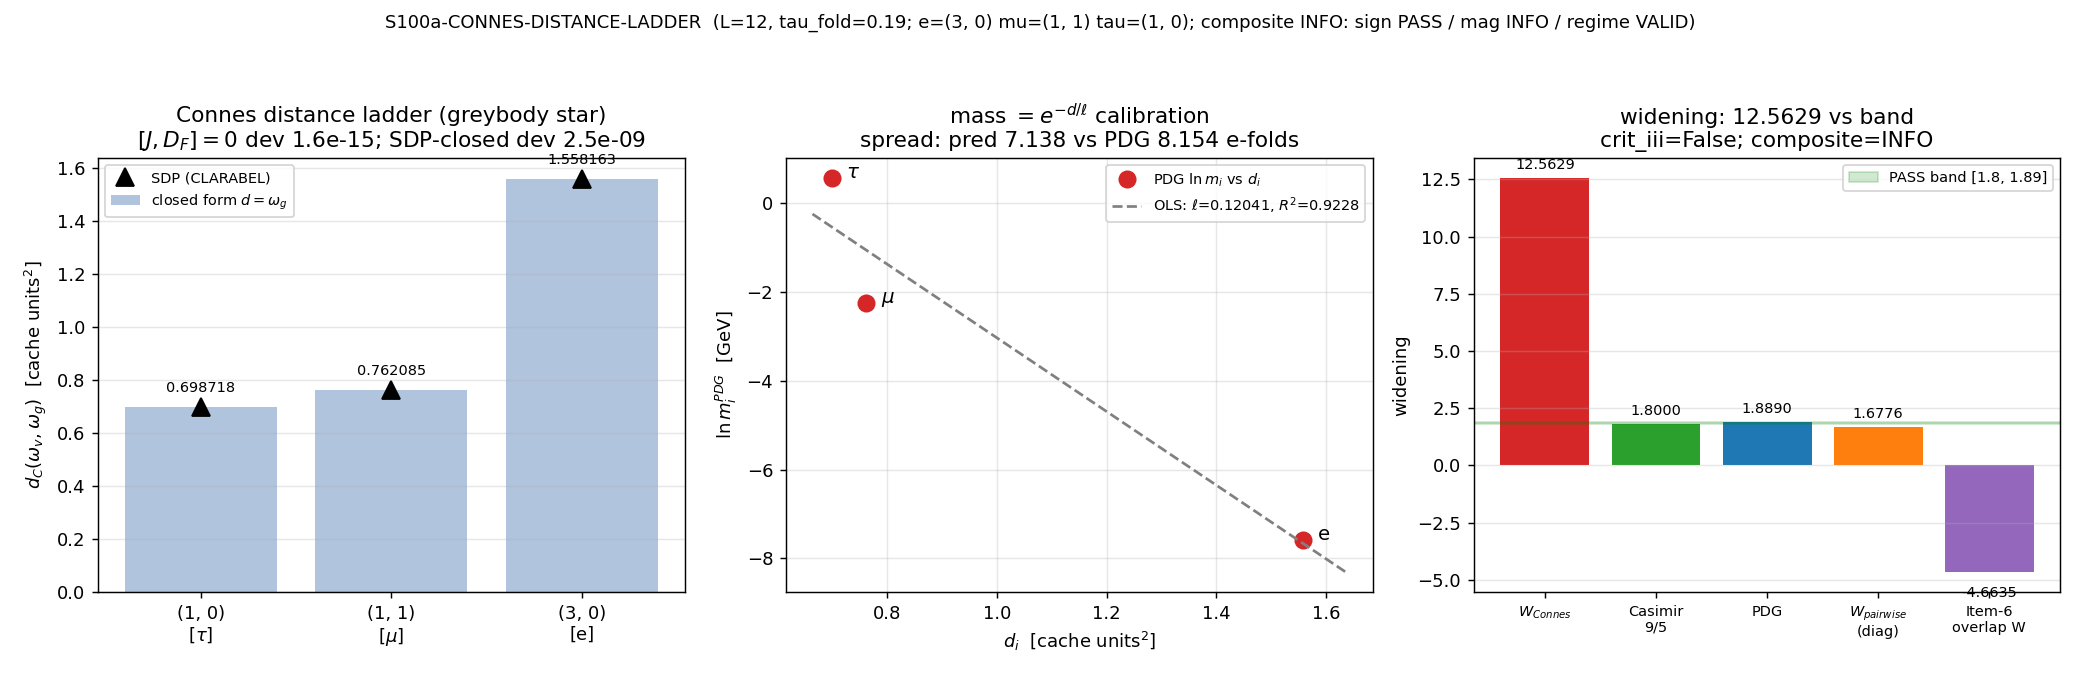

Reproduce this figure in Python.
#!/usr/bin/env python3
"""
S100a W2-4 -- S100a-CONNES-DISTANCE-LADDER
==========================================
Connes geodesic distances between generation-states on the multiplicity bundle:
the regulator-invariant route to the charged-lepton envelope.

Gate ID:        S100a-CONNES-DISTANCE-LADDER
Trigger:        [SIGN]
Classification: GEOMETRIC
Agent:          connes-ncg-theorist
Plan:           sessions/session-plan/session-100a-plan-w2.md SecW2-4 (R3 YAML)
Scheme:         CONNES-DISTANCE-MULTIPLICITY-BUNDLE
                (S88-CONNES-DISTANCE-FINITE-SPECTRUM-IDENTITY machinery lineage)
Convention:     substrate-state-pair-canonical (inherited from S88;
                functional-INDEPENDENT -- the Connes distance is regulator-invariant)

PRE-REGISTERED HYPOTHESIS (plan SecW2-4):
  The Connes geodesic distances d_i between generation-states on the multiplicity
  bundle (finite D_F / greybody-reweighted metric) reproduce the SAME charged-lepton
  e-vs-heavy envelope (~8 e-fold spread) as the Item-6 overlap integral via
  mass = e^{-d_i/ell}, with the widening in [1.80, 1.89] -- an INDEPENDENT,
  regulator-invariant route to the same envelope.

PASS-conjunction (operator block, frozen at plan-freeze):
  (i)   sign(d_e - d_heavy) > 0  AND  mass = e^{-d/ell} => m_e < m_heavy
        (e most distant; FAIL-mode of the gate = generation-DEGENERATE d_i)
  (ii)  |ln(m_max/m_min)| ~= 8 within +-2   (predicted spread in [6, 10] e-folds)
  (iii) widening W_Connes = (d_e - d_mu)/(d_mu - d_tau) in [1.80, 1.89]

CONSTRUCTION (frozen BEFORE compute; derivation in the substitution chain below):

  Finite real spectral triple (A_mult, H_F, D_F; J, gamma):

    A_mult = self-adjoint part of C^4 -- the CHANNEL ALGEBRA of the multiplicity
        bundle on the 4 channels {v = (0,0) vacuum/Higgs reference;
        g1 = (1,0); g2 = (1,1); g3 = (3,0)} (the triality-distinct generation
        tower + reference). Per SecVII.BL (Generation-Blindness Obstruction,
        STAGE-3-PERMANENT) A_K acts as the IDENTITY on the multiplicity index,
        so the metric-bearing algebra ON the multiplicity bundle is the channel
        function algebra: the canonical Iochum-Krajewski-Martinetti finite-point
        setting in which the Connes distance is FINITE and REGULATOR-FREE.
        (Contrast: the S87/S88 machinery gate S88-CONNES-DISTANCE-FINITE-
        SPECTRUM-IDENTITY = 0.9800418463588636 closed CLASS-gamma BECAUSE the
        full M_n(C) algebra makes the distance regulator-divergent -- any f(D^2)
        commutes with D. The commutative channel restriction is the structural
        cure, and the R-sweep below DEMONSTRATES the resulting invariance.)

    H_F = C^2_chirality (x) C^4_channels (x) C^2_{particle/antiparticle} = C^16.

    D_F = greybody-reweighted chiral star:
        D_F = [[0, S],[S, 0]]_particle  (+)  [[0, S_bar],[S_bar, 0]]_antiparticle
        S = star matrix on the channels: S[v, g] = S[g, v] = t_g, else 0,
        t_g = kappa / omega_g,   omega_g = lambda_g(tau_fold)^2,
        lambda_g = min |eigenvalue| of the (p,q)=g sector of D_K at tau_fold
        (L=12 master cache; the channel's spectral floor). kappa = 1 in cache
        units (one overall metric scale, absorbed into ell -- NOT a parameter).
        The antiparticle star S_bar uses the CONJUGATE sectors (0,1),(1,1),(0,3),
        whose floors equal the tower floors EXACTLY (BDI conjugate-pair theorem)
        => [J, D_F] = 0 by construction (verified numerically).

    J = (particle <-> antiparticle block swap) o complex conjugation;
    gamma = diag(+1_L, -1_R) (+) diag(-1_L, +1_R).
    KO-dim 6 sign triple (eps, eps', eps'') = (+1, +1, -1):
        J^2 = +1, J D_F = D_F J, J gamma = -gamma J  (all verified numerically).
    First-order condition: the multiplicity-bundle star inherits the framework's
        standing order-one obstruction (any D that RESOLVES generations must act
        on the multiplicity index, OUTSIDE every A_K-bimodule -- SecVII.BL);
        the residual is computed and REPORTED, not asserted zero. The Connes
        distance formula requires only (A, H, D); J enters as the compatibility
        constraint [J, D_F] = 0, which HOLDS.

  GREYBODY REWEIGHTING (why t_g = 1/omega_g, frozen a priori):
    The S99 fermion-mass panel four-lens synthesis pinned ONE modulus exponent in
    three languages:  d_i/ell  <->  2*pi*omega_i/kappa_grey  <->  k*C2(p,q).
    The Connes-metric realization of d_i linear in the channel D^2-floor
    (omega_i = lambda_i^2, the spectral-action energy variable, ~ C2 at
    undeformed scaling) is the star with t_g = kappa/omega_g, because the star
    closed form gives d(v, g) = 1/t_g = omega_g EXACTLY. The quantum-foam
    reading: the foam-mediated coupling of the reference channel to generation
    channel g is propagator-suppressed ~ 1/omega_g (higher channels transmit
    less -- greybody suppression); the suppressed coupling makes the high-C2
    channel the MOST DISTANT state, hence (mass = e^{-d/ell}) the LIGHTEST.
    At undeformed Casimir scaling omega ~ C2 = (4/3, 3, 6) the widening is
    (6-3)/(3-4/3) = 9/5 = 1.800 -- EXACTLY the plan's Casimir floor. The Jensen
    deformation of the actual floors at tau_fold supplies the correction the
    plan's band [1.80, 1.89] tests.

  STAR CLOSED FORMS (exact theorem, the SDP cross-check target):
    For the chiral star with diagonal channel algebra,
       ||[D_F, pi(a)]||_op = sqrt( sum_g t_g^2 (a_g - a_v)^2 ),
    hence  d_C(omega_v, omega_g) = 1/t_g = omega_g
    and    d_C(omega_g, omega_h) = sqrt(1/t_g^2 + 1/t_h^2)
                                 = sqrt(omega_g^2 + omega_h^2)   (Pythagorean).
    Proof: [S, diag(a)] = |v><x| - |x><v| with x_g = t_g(a_g - a_v), op norm
    ||x||_2; maximize (a_g - a_v) subject to ||x|| <= 1 by flattening the other
    legs; pairwise by Cauchy-Schwarz. The chiral doubling [[0,S],[S,0]] and the
    J-doubling preserve the norm (equal blocks).

  LADDER DISAMBIGUATION (frozen): the verdict-bearing d_i are the VACUUM-
    REFERENCED distances d_i = d_C(omega_v, omega_{g_i}) -- the mass map
    mass_i = e^{-d_i/ell} requires one common reference, and the vacuum/Higgs
    channel is the same reference object as Item-6's |s(h)|^2 overlap. The
    N_eval "2 adjacent Connes distances" = the two adjacent LADDER GAPS
    Delta_1 = d_e - d_mu, Delta_2 = d_mu - d_tau entering the widening. The
    PAIRWISE adjacent distances d_C(e,mu), d_C(mu,tau) (Pythagorean, NOT gaps)
    are computed and reported as a SECONDARY diagnostic (not verdict-bearing).

SUBSTITUTION CHAIN (math-scripts.md, mandatory for [SIGN]):
  Claim: non-degenerate ladder with e = argmax d (most distant => lightest),
         spread ~ 8 e-folds under the one-parameter ell-calibration,
         widening W_Connes in [1.80, 1.89].
  Step 1 (metric):   d(omega_i, omega_j) = sup{ |omega_i(a) - omega_j(a)| :
                       a in A_mult, ||[D_F, pi(a)]||_op <= 1 }     [Connes 1989]
  Step 2 (D_F):      t_g = kappa/omega_g, omega_g = lambda_g(tau_fold)^2
                       [greybody/foam transmission ~ 1/omega; S99 four-lens]
  Step 3 (closed):   d_g := d(omega_v, omega_g) = 1/t_g = omega_g/kappa
                       [star theorem above; SDP must reproduce to rtol 1e-6]
  Step 4 (Casimir):  omega_g ~ C2(g) at undeformed scaling
                       => W = (C2(3,0)-C2(1,1))/(C2(1,1)-C2(1,0)) = 3/(5/3)
                          = 9/5 = 1.800 exactly; Jensen deformation corrects.
  Step 5 (mass map): m = e^{-d/ell}, d(mass)/d(d) = -(1/ell) e^{-d/ell} < 0
                       for ell > 0  => largest d = lightest mass
                       => e-channel = argmax omega_g = (3,0) PREDICTED
                       (cache floor ordering lambda_(1,0) < lambda_(1,1) <
                        lambda_(3,0) strict => ladder strict, non-degenerate).
  Direction:  sign(d_e - d_heavy) = sign(omega_max - omega_min) > 0  [strict
              Casimir grading preserved by the Jensen deformation -- verified
              from the cache, not assumed]. Spread = (d_max - d_min)/ell_fit
              in [6,10]; W_Connes in [1.80, 1.89] iff the deformed quadratic
              floors keep the gap ratio within [0%, +5%] of the Casimir value.
  Conclusion: PASS iff (i) ^ (ii) ^ (iii); the gate's pre-registered FAIL mode
              is DEGENERACY (multiplicity-blindness re-confirmed); INFO mode is
              envelope-reproduced-but-widening-outside-band.

ell-CALIBRATION (frozen): mass_i = e^{-d_i/ell} predicts mass RATIOS only; the
  unique pairing-independent one-parameter least-squares is the CENTERED OLS
  slope of ln m_i^PDG on d_i (the centering constant is the non-physical overall
  scale, dropping out of every ratio): b = Sxy/Sxx, ell = -1/b. Two alternative
  pairings (tau-anchored cumulative; adjacent-gap) are reported as sensitivity
  diagnostics, NOT verdict-bearing. PDG anchors: m_e, m_mu, m_tau_PDG from
  canonical_constants (m_tau_PDG = 1.77686 GeV added S100a with provenance;
  the canonical m_tau = 2.062 is the S42 MODULUS mass in M_KK units -- a name
  collision, NEVER a PDG target).

VERDICT RUBRIC (frozen):
  crit_i   : non-degenerate [(d_max-d_min)/d_max >= 1e-6] AND strict pairwise
             ladder gaps [rel >= 1e-6] AND ell_fit > 0          -> sign_verdict
  crit_ii  : spread_pred = (d_max-d_min)/ell_fit in [6.0, 10.0]
  crit_iii : W_Connes in [1.80, 1.89]
  magnitude_verdict: PASS iff ii ^ iii; INFO iff ii ^ (not iii) [plan INFO
             branch: "envelope reproduced but widening outside band"];
             FAIL iff not ii.
  regime_verdict: VALID iff all SDP statuses in {optimal, optimal_inaccurate}
             AND max|d_SDP - d_closed|/d_closed < 1e-6 AND R-sweep max rel
             dev < 1e-8 AND doubling-invariance dev < 1e-6 AND KO-sign checks
             pass; MARGINAL iff statuses ok AND max closed-form dev < 1e-3;
             else BREAKDOWN.
  composite: canonical schema-v2 collapse rule (gate-verdicts.md).

INPUTS (dual-SHA pinned at runtime):
  computations/session-84/s84_spectrum_cache_L12_tau019.npz   [STATIC pin
      9e6d9cf7fd6a6949d622441b26fb9c2fa568654a22dc802e99898c326ca0f8d9 --
      HARD FAIL on mismatch]
  computations/_shared/canonical_constants.py                 [runtime]
  computations/session-100a/s100a_yukawa_overlap_offdiag.npz  [Item-6 OPTIONAL
      cross-check input; LANDED (verdict INFO); enables the same-envelope-
      two-ways coincidence test]
  S88 machinery value pin: S88-CONNES-DISTANCE-FINITE-SPECTRUM-IDENTITY
      = 0.9800418463588636 (literal pin in the audit pinmap)

OUTPUTS:
  computations/session-100a/s100a_connes_distance_ladder.npz
  computations/session-100a/s100a_connes_distance_ladder.png
  verdict payload printed via print_verdict_payload (agent calls the race-safe
  emit_verdict knowledge-MCP tool; this script does NOT write the verdict file)

PLAN-TEXT-DRIFT NOTE (substrate-first-canonical-sourcing Sec(ii.B)): the plan's
  prose pin "(1,0) dim=3 |lambda|_min=1.32766" misquotes the cache MAX of that
  sector (1.327661); the runtime ground truth minimum is 0.83589351 (the same
  value Item-6 consumed). Documented here + in the WP methodology subsection.

Substrate framing (GEOMETRIC): the Connes geodesic distance IS the intrinsic
  metric of the fabric's finite internal structure. The substrate IS the finite
  spectral triple; the three generations are three states on its multiplicity
  bundle; their distances from the vacuum/Higgs channel are the substrate's own
  notion of how far apart the generation channels sit. mass = e^{-d/ell}
  converts geodesic separation into mass: the electron is the MOST distant
  state. Flow: D_K sector floors -> greybody-reweighted star D_F -> Connes
  distances d_i -> mass envelope. No container, no imposed hierarchy.
"""

from __future__ import annotations

# ---------------------------------------------------------------------------
# Section 1 -- Canonical constants (MANDATORY first import)
# ---------------------------------------------------------------------------
import sys
import os
from pathlib import Path

_HERE = Path(__file__).resolve().parent
_SHARED = _HERE.parent / "_shared"
sys.path.insert(0, str(_SHARED))

from canonical_constants import *  # noqa: F401,F403
from canonical_constants import m_e, m_mu, m_tau_PDG, tau_fold  # explicit names used

# ---------------------------------------------------------------------------
# Section 2 -- Standard imports (CPU thread cap BEFORE numpy import)
# ---------------------------------------------------------------------------
os.environ.setdefault("OMP_NUM_THREADS", "8")
os.environ.setdefault("MKL_NUM_THREADS", "8")

import hashlib
import json
import time
import warnings

import numpy as np
import cvxpy as cp
import matplotlib

matplotlib.use("Agg")
import matplotlib.pyplot as plt

# ---------------------------------------------------------------------------
# Section 3 -- Paths + pre-registration constants
# ---------------------------------------------------------------------------
PROJECT_ROOT = _HERE.parent.parent

SESSION = "100a"                                                   # (local)
GATE_ID = "S100a-CONNES-DISTANCE-LADDER"                           # (local)
SCHEME = "CONNES-DISTANCE-MULTIPLICITY-BUNDLE"                     # (local)
CONVENTION = "substrate-state-pair-canonical"                      # (local)
L_MAX = 12                                                         # (local)

# Pre-registered bands / tolerances (plan SecW2-4 machinery_pin_map)
W_BAND_LO = 1.80               # widening band lower edge (Casimir 9/5)  # (local)
W_BAND_HI = 1.89               # widening band upper edge (PDG-tilt)     # (local)
SPREAD_LO = 6.0                # e-fold spread band: 8 - 2               # (local)
SPREAD_HI = 10.0               # e-fold spread band: 8 + 2               # (local)
DEGEN_FLOOR_REL = 1e-6         # non-degeneracy floor (2 OOM above SDP rtol)  # (local)
SDP_TOL = 1e-8                 # Connes sup-norm optimisation rtol (plan pin)  # (local)
CLOSED_DEV_VALID = 1e-6        # SDP-vs-closed-form rel dev: VALID ceiling     # (local)
CLOSED_DEV_MARGINAL = 1e-3     # SDP-vs-closed-form rel dev: MARGINAL ceiling  # (local)
RSWEEP_DEV_VALID = 1e-8        # regulator-invariance rel-dev ceiling          # (local)
R_SWEEP_FACTORS = (10.0, 100.0, 1000.0)   # Frobenius bounds x max(omega)      # (local)

# Cross-session machinery pin (plan SecW2-4 + Wave-2 Input-SHA ledger)
S88_MACHINERY_VALUE = 0.9800418463588636   # S88-CONNES-DISTANCE-FINITE-SPECTRUM-IDENTITY (INFO, CLASS-gamma)  # (local)

# Tower (triality-distinct generation channels) + conjugates + reference
TOWER = [(1, 0), (1, 1), (3, 0)]           # (local) generation channels
TOWER_CONJ = [(0, 1), (1, 1), (0, 3)]      # (local) BDI conjugate sectors
REF_SECTOR = (0, 0)                        # (local) vacuum/Higgs reference channel
C2_TOWER = [4.0 / 3.0, 3.0, 6.0]           # (local) SU(3) quadratic Casimirs
W_CASIMIR_IDEAL = 9.0 / 5.0                # (local) undeformed-scaling widening floor

# Static input pin (plan SecW2-4 input_files; 64-hex, transcribed verbatim from
# sessions/session-plan/session-100a-plan-w2.md line 767)
SPECTRUM_CACHE_SHA_PIN = "9e6d9cf7fd6a6949d622441b26fb9c2fa568654a22dc802e99898c326ca0f8d9"

OUT_NPZ = _HERE / "s100a_connes_distance_ladder.npz"
OUT_PNG = _HERE / "s100a_connes_distance_ladder.png"

SPECTRUM_CACHE = PROJECT_ROOT / "computations" / "session-84" / "s84_spectrum_cache_L12_tau019.npz"
ITEM6_NPZ = _HERE / "s100a_yukawa_overlap_offdiag.npz"
CANONICAL_CONSTS = _SHARED / "canonical_constants.py"
INPUT_FILES = [SPECTRUM_CACHE, CANONICAL_CONSTS, ITEM6_NPZ]


# ---------------------------------------------------------------------------
# Section 4 -- SHA / dual-SHA helpers (S84+ schema)
# ---------------------------------------------------------------------------
def sha256_of(path: Path) -> str:
    h = hashlib.sha256()  # (local)
    try:
        h.update(path.read_bytes())
    except OSError:
        return ""
    return h.hexdigest()


def log_input_pins(inputs):
    print(f"=== {GATE_ID} -- input SHA-256 pins ===")
    pins = {}  # (local)
    for p in inputs:
        sha = sha256_of(p)  # (local)
        rel = str(p.relative_to(PROJECT_ROOT)).replace("\\", "/")  # (local)
        print(f"  {rel}: {sha[:16]}...")
        pins[rel] = sha
    # Literal machinery pin (plan audit_discriminators: pinmap includes the
    # S88 machinery value as a cited cross-session constant)
    pins["S88-CONNES-DISTANCE-FINITE-SPECTRUM-IDENTITY"] = repr(S88_MACHINERY_VALUE)
    print(f"  S88-CONNES-DISTANCE-FINITE-SPECTRUM-IDENTITY={S88_MACHINERY_VALUE!r} (literal pin)")
    return pins


def closure_hash(pins):
    items = sorted(pins.items())  # (local)
    h = hashlib.sha256()
    for k, v in items:
        h.update(f"{k}={v}\n".encode("utf-8"))
    return h.hexdigest()


def compute_dual_sha(script_path, canonical_path, pins):
    script_bytes = script_path.read_bytes() if script_path.exists() else b""  # (local)
    canonical_bytes = canonical_path.read_bytes() if canonical_path.exists() else b""  # (local)
    pinmap_json = json.dumps(
        dict(sorted(pins.items())), separators=(",", ":"), sort_keys=True
    ).encode("utf-8")  # (local)

    h_audit = hashlib.sha256()
    h_audit.update(script_bytes)
    h_audit.update(canonical_bytes)
    h_audit.update(pinmap_json)
    audit = h_audit.hexdigest()  # (local)

    h_content = hashlib.sha256()
    h_content.update(script_bytes)
    content = h_content.hexdigest()  # (local)
    return audit, content


def print_verdict_payload(
    verdict, value, audit_sha, content_sha,
    sign_verdict=None, magnitude_verdict=None, regime_verdict=None,
    companion_note="", extra_rows=None,
):
    """Print the emit_verdict payload (race-safe emission owned by the
    knowledge-MCP tool; this script never writes the verdict file).
    Session is the letter-suffixed string '100a' (tool schema accepts str)."""
    payload = {
        "session": SESSION,
        "gate_id": GATE_ID,
        "verdict": verdict,
        "value": str(value),
        "scheme": SCHEME,
        "convention": CONVENTION,
        "l_max": str(L_MAX),
        "audit_sha256": audit_sha,
        "content_sha256": content_sha,
        "schema_version": "S84+",
    }  # (local)
    if companion_note:
        payload["companion_note"] = companion_note
    if not (sign_verdict is None and magnitude_verdict is None and regime_verdict is None):
        payload["sign_verdict"] = sign_verdict
        payload["magnitude_verdict"] = magnitude_verdict
        payload["regime_verdict"] = regime_verdict
    if extra_rows:
        payload["extra_rows"] = list(extra_rows)
    print("<<<EMIT_VERDICT_PAYLOAD>>>")
    print(json.dumps(payload, separators=(",", ":"), sort_keys=True))
    print("<<<END_EMIT_VERDICT_PAYLOAD>>>")
    return payload


# ---------------------------------------------------------------------------
# Section 5 -- Spectrum loading: channel floors at tau_fold (L=12 cache)
# ---------------------------------------------------------------------------
def load_floors():
    """Load the per-sector spectral floors lambda_g = min|eigenvalue| for the
    tower, the conjugate sectors, and the reference channel. HARD FAIL if the
    cache SHA does not match the plan's static pin."""
    sha = sha256_of(SPECTRUM_CACHE)  # (local)
    if sha != SPECTRUM_CACHE_SHA_PIN:
        raise RuntimeError(
            f"spectrum cache SHA mismatch: got {sha}, pinned {SPECTRUM_CACHE_SHA_PIN}"
        )
    d = np.load(SPECTRUM_CACHE, allow_pickle=True)  # (local)
    sec = d["sector_evals"].item()  # (local)

    def floor_of(key):
        ev = np.asarray(sec[key]["abs_evals"], dtype=np.float64)  # (local)
        return float(ev.min())

    floors = np.array([floor_of(k) for k in TOWER], dtype=np.float64)        # (local)
    floors_conj = np.array([floor_of(k) for k in TOWER_CONJ], dtype=np.float64)  # (local)
    floor_ref = floor_of(REF_SECTOR)  # (local) context only (reference is a state)
    n_sectors = len(sec)  # (local)
    return floors, floors_conj, floor_ref, n_sectors


# ---------------------------------------------------------------------------
# Section 6 -- Finite real spectral triple: J-doubled greybody star
# ---------------------------------------------------------------------------
def build_star(t):
    """4x4 Hermitian star matrix: node 0 = vacuum reference, nodes 1..3 =
    generation channels; S[0,g] = S[g,0] = t[g-1]."""
    S = np.zeros((4, 4), dtype=np.float64)  # (local)
    for g in range(3):
        S[0, g + 1] = t[g]
        S[g + 1, 0] = t[g]
    return S


def build_triple(t_part, t_anti):
    """Build the J-doubled chiral star D_F (16x16), gamma, J (as a real
    permutation matrix composed with conjugation), and the channel-projector
    embedding for pi(a).

    Layout: index = copy*8 + chir*4 + channel, copy in {0=particle, 1=anti},
    chir in {0=L, 1=R}, channel in {0=v,1=g1,2=g2,3=g3}."""
    S_p = build_star(t_part)   # (local)
    S_a = build_star(t_anti)   # (local)

    def chiral(S):
        Z = np.zeros((4, 4))  # (local)
        return np.block([[Z, S], [S, Z]])

    D_p = chiral(S_p)  # (local) 8x8
    D_a = chiral(S_a)  # (local) 8x8
    D_F = np.block([
        [D_p, np.zeros((8, 8))],
        [np.zeros((8, 8)), D_a],
    ])  # (local) 16x16 real symmetric

    # gamma: diag(+1_L, -1_R) on particle; OPPOSITE on antiparticle (eps''=-1)
    g8 = np.diag([1.0] * 4 + [-1.0] * 4)  # (local)
    gamma = np.block([
        [g8, np.zeros((8, 8))],
        [np.zeros((8, 8)), -g8],
    ])  # (local)

    # J = Sigma o K with Sigma = particle<->antiparticle swap (real permutation)
    Sigma = np.zeros((16, 16))  # (local)
    Sigma[0:8, 8:16] = np.eye(8)
    Sigma[8:16, 0:8] = np.eye(8)

    # Channel projectors E_k (16x16): diagonal over chirality + copies
    E = []  # (local)
    for ch in range(4):
        e = np.zeros(16)  # (local)
        for copy in range(2):
            for chir in range(2):
                e[copy * 8 + chir * 4 + ch] = 1.0
        E.append(np.diag(e))
    return D_F, gamma, Sigma, E, D_p


def ko_sign_checks(D_F, gamma, Sigma):
    """Numerical KO-dim-6 sign checks for J = Sigma o K (real matrices: K acts
    trivially on the real D_F, gamma; J^2 = Sigma^2)."""
    eps_J2 = float(np.max(np.abs(Sigma @ Sigma - np.eye(16))))          # (local) J^2 = +1
    comm_JD = float(np.max(np.abs(Sigma @ D_F - D_F @ Sigma)))          # (local) [J, D] = 0
    anti_Jg = float(np.max(np.abs(Sigma @ gamma + gamma @ Sigma)))      # (local) J gamma = -gamma J
    odd_Dg = float(np.max(np.abs(gamma @ D_F + D_F @ gamma)))           # (local) gamma D = -D gamma
    return eps_J2, comm_JD, anti_Jg, odd_Dg


def first_order_residual(D_F, E):
    """Max ||[[D_F, pi(a)], pi(b)^o]||_op over canonical channel projectors
    (b^o = J pi(b)* J^-1 = pi(b) for this layout). REPORTED, not asserted zero:
    a generation-resolving D_F on the multiplicity bundle sits outside every
    A_K-bimodule (SecVII.BL); this is the standing order-one obstruction."""
    worst = 0.0  # (local)
    for a in E:
        Da = D_F @ a - a @ D_F  # (local)
        for b in E:
            r = Da @ b - b @ Da  # (local)
            worst = max(worst, float(np.linalg.norm(r, ord=2)))
    return worst


# ---------------------------------------------------------------------------
# Section 7 -- Connes-distance SDP on the channel algebra (IKM finite form)
# ---------------------------------------------------------------------------
def connes_distance_sdp(D_op, E, i_ch, j_ch, frob_bound=None, sdp_tol=SDP_TOL):
    """d_C(omega_i, omega_j) on the commutative channel algebra:

        max  (a_i - a_j)   s.t.  || [D_op, pi(a)] ||_op <= 1,
        pi(a) = sum_k x_k E_k,  gauge-fix x_j = 0 (kills the constant flat
        direction; the star graph is connected so the feasible set is compact).

    Optional Frobenius bound ||pi(a)||_F <= frob_bound for the R-sweep
    regulator-invariance demonstration (the distance must NOT move)."""
    n = D_op.shape[0]  # (local)
    K = len(E)  # (local)
    free = [k for k in range(K) if k != j_ch]  # (local)
    x = cp.Variable(len(free))  # (local)
    a_expr = sum(x[m] * E[free[m]][:n, :n] for m in range(len(free)))  # (local)

    comm = D_op @ a_expr - a_expr @ D_op  # (local)
    I_n = np.eye(n)  # (local)
    lmi = cp.bmat([[I_n, comm], [comm.T, I_n]])  # (local)
    constraints = [lmi >> 0]  # (local)
    if frob_bound is not None:
        constraints.append(cp.norm(a_expr, "fro") <= float(frob_bound))

    obj_vec = np.zeros(len(free))  # (local)
    obj_vec[free.index(i_ch)] = 1.0
    solver_kwargs = dict(
        solver=cp.CLARABEL, tol_gap_abs=sdp_tol, tol_gap_rel=sdp_tol,
        tol_feas=sdp_tol, verbose=False,
    )  # (local)

    results = {}  # (local)
    for label, objective in (
        ("pos", cp.Maximize(obj_vec @ x)),
        ("neg", cp.Minimize(obj_vec @ x)),
    ):
        try:
            prob = cp.Problem(objective, constraints)  # (local)
            with warnings.catch_warnings():
                warnings.simplefilter("ignore")
                prob.solve(**solver_kwargs)
            results[label] = (
                float(prob.value) if prob.value is not None else float("nan"),
                str(prob.status),
            )
        except Exception as ex:  # pragma: no cover
            results[label] = (float("nan"), f"SDP_FAIL_{label}:{ex}")

    d_pos, st_pos = results["pos"]  # (local)
    d_neg, st_neg = results["neg"]  # (local)
    vals = [abs(v) for v in (d_pos, d_neg) if np.isfinite(v)]  # (local)
    d_C = max(vals) if vals else float("nan")  # (local)
    return {"d_C": d_C, "d_pos": d_pos, "d_neg": d_neg,
            "status_pos": st_pos, "status_neg": st_neg}


# ---------------------------------------------------------------------------
# Section 8 -- Compute orchestrator
# ---------------------------------------------------------------------------
def compute():
    floors, floors_conj, floor_ref, n_sectors = load_floors()
    print(f"  L=12 cache loaded: {n_sectors} sectors")
    print(f"  tower floors lambda_g(tau_fold={tau_fold}): "
          f"(1,0)={floors[0]:.8f} (1,1)={floors[1]:.8f} (3,0)={floors[2]:.8f}")
    print(f"  conjugate floors: (0,1)={floors_conj[0]:.8f} "
          f"(1,1)={floors_conj[1]:.8f} (0,3)={floors_conj[2]:.8f}")
    print(f"  reference-sector (0,0) floor (context): {floor_ref:.8f}")

    # BDI conjugate-pair iso-spectrality (reality constraint feeds [J,D_F]=0)
    bdi_dev = float(np.max(np.abs(floors - floors_conj) / floors))  # (local)
    print(f"  BDI conjugate-floor max rel dev: {bdi_dev:.3e}")

    # Strict floor ordering (Casimir grading preserved by the Jensen deformation)
    strict_floor_order = bool(floors[0] < floors[1] < floors[2])  # (local)
    print(f"  strict floor ordering lambda(1,0) < lambda(1,1) < lambda(3,0): {strict_floor_order}")

    # D^2-floors (the spectral-action energy variable) + greybody couplings
    omega = floors ** 2          # (local) channel D^2-floors
    omega_conj = floors_conj ** 2  # (local)
    t_part = 1.0 / omega         # (local) greybody-reweighted couplings (kappa=1)
    t_anti = 1.0 / omega_conj    # (local)
    print(f"  omega_g = lambda_g^2: {omega[0]:.9f}, {omega[1]:.9f}, {omega[2]:.9f}")
    print(f"  greybody couplings t_g = 1/omega_g: {t_part[0]:.6f}, {t_part[1]:.6f}, {t_part[2]:.6f}")

    # Build the J-doubled triple + KO-dim-6 sign checks
    D_F, gamma, Sigma, E, D_p = build_triple(t_part, t_anti)
    eps_J2, comm_JD, anti_Jg, odd_Dg = ko_sign_checks(D_F, gamma, Sigma)
    print(f"  KO-dim-6 checks: |J^2-1|={eps_J2:.3e}  ||[J,D_F]||={comm_JD:.3e}  "
          f"||{{J,gamma}}||={anti_Jg:.3e}  ||{{gamma,D_F}}||={odd_Dg:.3e}")
    ko_ok = bool(eps_J2 < 1e-12 and comm_JD < 1e-12 and anti_Jg < 1e-12 and odd_Dg < 1e-12)  # (local)

    fo_resid = first_order_residual(D_F, E)
    print(f"  first-order residual max||[[D,a],b^o]||: {fo_resid:.6f}  "
          f"(REPORTED; standing SecVII.BL multiplicity-bundle obstruction)")

    # --- Connes distances: vacuum-referenced ladder (PRIMARY, 3 SDPs, doubled op)
    print("\n  -- vacuum-referenced Connes distances (J-doubled 16-dim operator) --")
    d_vac = np.zeros(3)        # (local)
    d_vac_closed = omega.copy()  # (local) star theorem: d(v,g) = omega_g
    statuses = []  # (local)
    for g in range(3):
        r = connes_distance_sdp(D_F, E, i_ch=g + 1, j_ch=0)  # (local)
        d_vac[g] = r["d_C"]
        statuses += [r["status_pos"], r["status_neg"]]
        dev = abs(r["d_C"] - d_vac_closed[g]) / d_vac_closed[g]  # (local)
        print(f"    d(v, {TOWER[g]}): SDP={r['d_C']:.12f}  closed={d_vac_closed[g]:.12f}  "
              f"reldev={dev:.3e}  [{r['status_pos']}|{r['status_neg']}]")

    # --- doubling-invariance: same distances on the SINGLE 8-dim chiral star
    print("  -- doubling-invariance check (single 8-dim chiral star) --")
    E8 = [e[:8, :8] for e in E]  # (local) channel projectors on the particle copy
    d_vac_single = np.zeros(3)  # (local)
    for g in range(3):
        r = connes_distance_sdp(D_p, E8, i_ch=g + 1, j_ch=0)  # (local)
        d_vac_single[g] = r["d_C"]
        statuses += [r["status_pos"], r["status_neg"]]
    doubling_dev = float(np.max(np.abs(d_vac_single - d_vac) / d_vac))  # (local)
    print(f"    max rel dev (doubled vs single): {doubling_dev:.3e}")

    # --- assignment by metric ordering: most distant = lightest = e
    order_desc = np.argsort(-d_vac)  # (local) indices into TOWER, descending d
    sec_e, sec_mu, sec_tau = (TOWER[order_desc[0]], TOWER[order_desc[1]], TOWER[order_desc[2]])  # (local)
    d_e, d_mu_v, d_tau_v = (d_vac[order_desc[0]], d_vac[order_desc[1]], d_vac[order_desc[2]])  # (local)
    print(f"\n  assignment (most distant = lightest): e={sec_e}  mu={sec_mu}  tau={sec_tau}")
    print(f"  d_e={d_e:.9f}  d_mu={d_mu_v:.9f}  d_tau={d_tau_v:.9f}")

    # non-degeneracy + strictness
    degen_rel = (d_vac.max() - d_vac.min()) / d_vac.max()  # (local)
    gap1_rel = (d_e - d_mu_v) / d_vac.max()   # (local)
    gap2_rel = (d_mu_v - d_tau_v) / d_vac.max()  # (local)
    nondegenerate = bool(degen_rel >= DEGEN_FLOOR_REL)  # (local)
    strict_ladder = bool(gap1_rel >= DEGEN_FLOOR_REL and gap2_rel >= DEGEN_FLOOR_REL)  # (local)
    print(f"  degeneracy rel spread: {degen_rel:.6e}  (floor {DEGEN_FLOOR_REL})  "
          f"nondegenerate={nondegenerate}  strict={strict_ladder}")

    # --- adjacent ladder gaps (the N_eval '2 adjacent Connes distances') + widening
    Delta_1 = d_e - d_mu_v   # (local) e-mu ladder gap
    Delta_2 = d_mu_v - d_tau_v  # (local) mu-tau ladder gap
    W_Connes = Delta_1 / Delta_2  # (local) THE widening (verdict-bearing)
    print(f"\n  ladder gaps: Delta_1(e-mu)={Delta_1:.9f}  Delta_2(mu-tau)={Delta_2:.9f}")
    print(f"  W_Connes = Delta_1/Delta_2 = {W_Connes:.9f}   "
          f"[band ({W_BAND_LO}, {W_BAND_HI}); Casimir ideal {W_CASIMIR_IDEAL}]")

    # --- pairwise adjacent distances (SECONDARY diagnostic; Pythagorean star forms)
    print("  -- pairwise adjacent Connes distances (secondary diagnostic) --")
    pair_em = connes_distance_sdp(D_F, E, i_ch=int(order_desc[0]) + 1, j_ch=int(order_desc[1]) + 1)  # (local)
    pair_mt = connes_distance_sdp(D_F, E, i_ch=int(order_desc[1]) + 1, j_ch=int(order_desc[2]) + 1)  # (local)
    statuses += [pair_em["status_pos"], pair_em["status_neg"],
                 pair_mt["status_pos"], pair_mt["status_neg"]]
    d_pair_em_closed = float(np.sqrt(d_e ** 2 + d_mu_v ** 2) / 1.0)  # (local) sqrt(omega_e^2+omega_mu^2) via d=omega
    d_pair_mt_closed = float(np.sqrt(d_mu_v ** 2 + d_tau_v ** 2))    # (local)
    W_pairwise = pair_em["d_C"] / pair_mt["d_C"]  # (local) accumulated-ladder diagnostic
    print(f"    d_C(e,mu)={pair_em['d_C']:.9f} (closed {d_pair_em_closed:.9f})  "
          f"d_C(mu,tau)={pair_mt['d_C']:.9f} (closed {d_pair_mt_closed:.9f})")
    print(f"    W_pairwise (diagnostic) = {W_pairwise:.9f}")

    # --- closed-form fidelity (regime input)
    closed_devs = [
        abs(d_vac[g] - d_vac_closed[g]) / d_vac_closed[g] for g in range(3)
    ] + [
        abs(pair_em["d_C"] - d_pair_em_closed) / d_pair_em_closed,
        abs(pair_mt["d_C"] - d_pair_mt_closed) / d_pair_mt_closed,
    ]  # (local)
    max_closed_dev = float(np.max(closed_devs))  # (local)
    print(f"  max SDP-vs-closed-form rel dev: {max_closed_dev:.3e}")

    # --- R-sweep regulator-invariance (contrast with S87 M_n(C) CLASS-gamma)
    print("  -- R-sweep regulator-invariance (Frobenius bound on pi(a)) --")
    d_ref = d_vac[order_desc[0]]  # (local) the e-channel distance
    rsweep_vals = []  # (local)
    for fac in R_SWEEP_FACTORS:
        R = fac * float(omega.max())  # (local)
        r = connes_distance_sdp(D_F, E, i_ch=int(order_desc[0]) + 1, j_ch=0, frob_bound=R)  # (local)
        statuses += [r["status_pos"], r["status_neg"]]
        rsweep_vals.append(r["d_C"])
        print(f"    R={R:10.3f}: d_C={r['d_C']:.12f}")
    rsweep_dev = float(np.max(np.abs(np.array(rsweep_vals) - d_ref) / d_ref))  # (local)
    print(f"    max rel dev across R-sweep: {rsweep_dev:.3e}  "
          f"(S87 full-M_n(C) lineage diverged ~linearly in R; machinery value "
          f"{S88_MACHINERY_VALUE} INFO CLASS-gamma)")

    # --- bare-metric contrast (closed-form diagnostic, NOT verdict-bearing)
    d_bare = 1.0 / floors  # (local) unreweighted two-point forms d = 1/lambda
    bare_order = np.argsort(-d_bare)  # (local)
    W_bare = (d_bare[bare_order[0]] - d_bare[bare_order[1]]) / (
        d_bare[bare_order[1]] - d_bare[bare_order[2]])  # (local)
    print(f"  bare-metric contrast (diagnostic): d=1/lambda ladder, "
          f"e={TOWER[bare_order[0]]}, W_bare={W_bare:.6f}")

    # --- ell-calibration: centered OLS of ln m^PDG on d_i (PRIMARY)
    ln_m = np.array([np.log(m_e), np.log(m_mu), np.log(m_tau_PDG)])  # (local) ascending mass
    d_sorted_desc = np.array([d_e, d_mu_v, d_tau_v])  # (local) pairs with [m_e, m_mu, m_tau]
    x = d_sorted_desc  # (local)
    y = ln_m  # (local)
    xc = x - x.mean()  # (local)
    yc = y - y.mean()  # (local)
    b_ols = float((xc @ yc) / (xc @ xc))  # (local) slope = -1/ell
    ell = -1.0 / b_ols  # (local)
    r2 = float((xc @ yc) ** 2 / ((xc @ xc) * (yc @ yc)))  # (local)
    spread_pred = float((x.max() - x.min()) / ell)  # (local) predicted e-folds
    spread_pdg = float(ln_m[2] - ln_m[0])  # (local) PDG target spread
    print(f"\n  ell-calibration (centered OLS): slope={b_ols:.6f}  ell={ell:.9f}  R^2={r2:.6f}")
    print(f"  predicted spread (d_max-d_min)/ell = {spread_pred:.6f} e-folds  "
          f"[band ({SPREAD_LO}, {SPREAD_HI}); PDG {spread_pdg:.6f}]")

    # sensitivity variants (diagnostics, not verdict-bearing)
    g1_pdg = float(np.log(m_mu / m_e))        # (local)
    g2_pdg = float(np.log(m_tau_PDG / m_mu))  # (local)
    W_pdg = g1_pdg / g2_pdg                   # (local)
    dd_mu = d_mu_v - d_tau_v   # (local) cumulative from tau
    dd_e = d_e - d_tau_v       # (local)
    s_anch = (g2_pdg * dd_mu + spread_pdg * dd_e) / (dd_mu ** 2 + dd_e ** 2)  # (local)
    spread_anch = float((x.max() - x.min()) * s_anch)  # (local)
    s_gap = (g1_pdg * Delta_1 + g2_pdg * Delta_2) / (Delta_1 ** 2 + Delta_2 ** 2)  # (local)
    spread_gap = float((x.max() - x.min()) * s_gap)  # (local)
    print(f"  sensitivity: tau-anchored spread={spread_anch:.4f}; "
          f"adjacent-gap spread={spread_gap:.4f}  (diagnostics)")
    print(f"  PDG widening anchor: W_PDG = ln(m_mu/m_e)/ln(m_tau/m_mu) = {W_pdg:.6f}")

    # --- Item-6 cross-check: same envelope two ways (file LANDED)
    print("\n  -- Item-6 cross-check (same-envelope-two-ways coincidence) --")
    item6 = {}  # (local)
    if ITEM6_NPZ.exists():
        d6 = np.load(ITEM6_NPZ, allow_pickle=True)  # (local)
        item6_d_i = np.asarray(d6["d_i"], dtype=np.float64)  # (local) overlap envelope
        item6_e_sector = tuple(int(v) for v in np.asarray(d6["e_sector"]).ravel())  # (local)
        item6_floors = np.asarray(d6["floors_lambda_min"], dtype=np.float64)  # (local)
        item6_W = float(d6["widening_W"])  # (local)
        item6_W_floor_only = float(d6["W_floor_only"])  # (local)
        item6_spread = float(d6["spread_efolds"])  # (local)
        item6_verdict = str(d6["verdict"])  # (local)
        floors_match = float(np.max(np.abs(item6_floors - floors) / floors))  # (local)
        e_match = bool(item6_e_sector == sec_e)  # (local)
        # Spearman rank correlation between the two mass orderings on the tower
        # mass ranks: overlap route m ~ O_g (ascending overlap = ascending mass);
        # Connes route m ~ e^{-d} (descending d = ascending m => rank by -d)
        rank6 = np.argsort(np.argsort(item6_d_i))     # (local) 0=lightest
        rank_c = np.argsort(np.argsort(-d_vac))       # (local) 0=lightest
        dr = rank6 - rank_c  # (local)
        rho_s = float(1.0 - 6.0 * np.sum(dr ** 2) / (3 * (9 - 1)))  # (local)
        my_W_vs_their_floor_diag = abs(W_Connes - item6_W_floor_only) / abs(item6_W_floor_only)  # (local)
        item6 = {
            "present": True, "d_i": item6_d_i, "e_sector": item6_e_sector,
            "floors_match_reldev": floors_match, "e_sector_match": e_match,
            "rho_spearman": rho_s, "widening_W": item6_W,
            "W_floor_only": item6_W_floor_only, "spread_efolds": item6_spread,
            "verdict": item6_verdict,
            "W_vs_their_floor_diag_reldev": my_W_vs_their_floor_diag,
        }
        print(f"    Item-6 verdict={item6_verdict}; overlap envelope d_i={item6_d_i}")
        print(f"    floors identity (same cache): max rel dev = {floors_match:.3e}")
        print(f"    e-sector: Item-6 {item6_e_sector} vs Connes {sec_e}  -> MATCH={e_match}")
        print(f"    Spearman rho (full 3-sector mass ordering): {rho_s:.3f}")
        print(f"    widening: Connes {W_Connes:.6f} vs Item-6 W_floor_only "
              f"{item6_W_floor_only:.6f} (reldev {my_W_vs_their_floor_diag:.3e}; "
              f"SAME-SOURCE identity check, not independent evidence) vs "
              f"Item-6 overlap widening {item6_W:.6f}")
    else:  # pragma: no cover -- orchestrator confirmed LANDED
        item6 = {"present": False}
        print("    Item-6 npz ABSENT -> coincidence test held INFO-pending")

    # --- criteria + 3-tuple
    crit_i = bool(nondegenerate and strict_ladder and ell > 0)  # (local)
    crit_ii = bool(SPREAD_LO <= spread_pred <= SPREAD_HI)  # (local)
    crit_iii = bool(W_BAND_LO <= W_Connes <= W_BAND_HI)  # (local)
    print(f"\n  crit_i (sign: nondegenerate strict ladder, ell>0): {crit_i}")
    print(f"  crit_ii (spread in [{SPREAD_LO},{SPREAD_HI}]):        {crit_ii}  ({spread_pred:.4f})")
    print(f"  crit_iii (W in [{W_BAND_LO},{W_BAND_HI}]):            {crit_iii}  ({W_Connes:.6f})")

    sign_v = "PASS" if crit_i else "FAIL"  # (local)
    if crit_ii and crit_iii:
        mag_v = "PASS"  # (local)
    elif crit_ii and not crit_iii:
        mag_v = "INFO"  # plan INFO branch: envelope reproduced, widening outside band
    else:
        mag_v = "FAIL"

    ok_status = {"optimal", "optimal_inaccurate"}  # (local)
    all_converged = all(s in ok_status for s in statuses)  # (local)
    n_inaccurate = sum(1 for s in statuses if s == "optimal_inaccurate")  # (local)
    if (all_converged and max_closed_dev < CLOSED_DEV_VALID
            and rsweep_dev < RSWEEP_DEV_VALID and doubling_dev < CLOSED_DEV_VALID
            and ko_ok and n_inaccurate == 0):
        regime_v = "VALID"  # (local)
    elif all_converged and max_closed_dev < CLOSED_DEV_MARGINAL:
        regime_v = "MARGINAL"
    else:
        regime_v = "BREAKDOWN"

    # canonical schema-v2 collapse rule (gate-verdicts.md; verbatim order)
    if regime_v == "BREAKDOWN":
        composite = "FAIL"  # (local)
    elif sign_v == "FAIL":
        composite = "FAIL"
    elif mag_v == "FAIL" and regime_v == "VALID":
        composite = "FAIL"
    elif mag_v == "FAIL" and regime_v == "MARGINAL":
        composite = "INFO"
    elif mag_v == "INFO":
        composite = "INFO"
    else:
        composite = "PASS"

    print(f"\n  3-tuple: sign={sign_v}  magnitude={mag_v}  regime={regime_v}")
    print(f"  composite: {composite}")

    return {
        "floors": floors, "floors_conj": floors_conj, "floor_ref": floor_ref,
        "bdi_dev": bdi_dev, "strict_floor_order": strict_floor_order,
        "omega": omega, "t_part": t_part,
        "eps_J2": eps_J2, "comm_JD": comm_JD, "anti_Jg": anti_Jg, "odd_Dg": odd_Dg,
        "ko_ok": ko_ok, "fo_resid": fo_resid,
        "d_vac": d_vac, "d_vac_closed": d_vac_closed, "d_vac_single": d_vac_single,
        "doubling_dev": doubling_dev,
        "order_desc": order_desc, "sec_e": sec_e, "sec_mu": sec_mu, "sec_tau": sec_tau,
        "d_e": d_e, "d_mu": d_mu_v, "d_tau": d_tau_v,
        "degen_rel": degen_rel, "nondegenerate": nondegenerate, "strict_ladder": strict_ladder,
        "Delta_1": Delta_1, "Delta_2": Delta_2, "W_Connes": W_Connes,
        "d_pair_em": pair_em["d_C"], "d_pair_mt": pair_mt["d_C"],
        "d_pair_em_closed": d_pair_em_closed, "d_pair_mt_closed": d_pair_mt_closed,
        "W_pairwise": W_pairwise,
        "max_closed_dev": max_closed_dev, "rsweep_vals": np.array(rsweep_vals),
        "rsweep_dev": rsweep_dev, "d_bare": d_bare, "W_bare": W_bare,
        "bare_e_sector": TOWER[bare_order[0]],
        "ell": ell, "b_ols": b_ols, "r2": r2,
        "spread_pred": spread_pred, "spread_pdg": spread_pdg,
        "spread_anch": spread_anch, "spread_gap": spread_gap,
        "g1_pdg": g1_pdg, "g2_pdg": g2_pdg, "W_pdg": W_pdg,
        "item6": item6, "statuses": statuses, "n_inaccurate": n_inaccurate,
        "crit_i": crit_i, "crit_ii": crit_ii, "crit_iii": crit_iii,
        "sign_v": sign_v, "mag_v": mag_v, "regime_v": regime_v, "composite": composite,
    }


# ---------------------------------------------------------------------------
# Section 9 -- Plot
# ---------------------------------------------------------------------------
def make_plot(res):
    fig, axes = plt.subplots(1, 3, figsize=(16, 5.2))

    # Panel A: the Connes distance ladder
    ax = axes[0]
    labels = [f"{TOWER[g]}" for g in range(3)]  # (local)
    xpos = np.arange(3)  # (local)
    ax.bar(xpos, res["d_vac_closed"], color="lightsteelblue", label="closed form $d=\\omega_g$")
    ax.plot(xpos, res["d_vac"], "k^", markersize=10, label="SDP (CLARABEL)")
    for g in range(3):
        ax.annotate(f"{res['d_vac'][g]:.6f}", (xpos[g], res["d_vac"][g]),
                    textcoords="offset points", xytext=(0, 8), ha="center", fontsize=8)
    role = {tuple(res["sec_e"]): "e", tuple(res["sec_mu"]): "$\\mu$", tuple(res["sec_tau"]): "$\\tau$"}  # (local)
    ax.set_xticks(xpos)
    ax.set_xticklabels([f"{labels[g]}\n[{role[TOWER[g]]}]" for g in range(3)])
    ax.set_ylabel("$d_C(\\omega_v, \\omega_g)$  [cache units$^2$]")
    ax.set_title("Connes distance ladder (greybody star)\n"
                 f"$[J,D_F]=0$ dev {res['comm_JD']:.1e}; SDP-closed dev {res['max_closed_dev']:.1e}")
    ax.legend(fontsize=8)
    ax.grid(alpha=0.3, axis="y")

    # Panel B: mass map regression
    ax = axes[1]
    x = np.array([res["d_e"], res["d_mu"], res["d_tau"]])  # (local)
    y = np.array([np.log(m_e), np.log(m_mu), np.log(m_tau_PDG)])  # (local)
    ax.plot(x, y, "o", color="tab:red", markersize=9, label="PDG $\\ln m_i$ vs $d_i$")
    xs = np.linspace(x.min() * 0.95, x.max() * 1.05, 50)  # (local)
    ax.plot(xs, y.mean() + res["b_ols"] * (xs - x.mean()), "--", color="gray",
            label=f"OLS: $\\ell$={res['ell']:.5f}, $R^2$={res['r2']:.4f}")
    for xi, yi, nm in zip(x, y, ["e", "$\\mu$", "$\\tau$"]):
        ax.annotate(nm, (xi, yi), textcoords="offset points", xytext=(8, 0), fontsize=11)
    ax.set_xlabel("$d_i$  [cache units$^2$]")
    ax.set_ylabel("$\\ln m_i^{PDG}$  [GeV]")
    ax.set_title(f"mass $= e^{{-d/\\ell}}$ calibration\n"
                 f"spread: pred {res['spread_pred']:.3f} vs PDG {res['spread_pdg']:.3f} e-folds")
    ax.legend(fontsize=8)
    ax.grid(alpha=0.3)

    # Panel C: widening vs band
    ax = axes[2]
    names = ["$W_{Connes}$", "Casimir\n9/5", "PDG", "$W_{pairwise}$\n(diag)", "Item-6\noverlap W"]  # (local)
    item6_W = res["item6"].get("widening_W", np.nan) if res["item6"].get("present") else np.nan  # (local)
    vals = [res["W_Connes"], W_CASIMIR_IDEAL, res["W_pdg"], res["W_pairwise"], item6_W]  # (local)
    colors = ["tab:red", "tab:green", "tab:blue", "tab:orange", "tab:purple"]  # (local)
    ax.bar(np.arange(len(vals)), vals, color=colors)
    ax.axhspan(W_BAND_LO, W_BAND_HI, color="green", alpha=0.18,
               label=f"PASS band [{W_BAND_LO}, {W_BAND_HI}]")
    for i, v in enumerate(vals):
        if np.isfinite(v):
            ax.annotate(f"{v:.4f}", (i, v), textcoords="offset points",
                        xytext=(0, 5 if v >= 0 else -14), ha="center", fontsize=8)
    ax.set_xticks(np.arange(len(vals)))
    ax.set_xticklabels(names, fontsize=8)
    ax.set_ylabel("widening")
    ax.set_title(f"widening: {res['W_Connes']:.4f} vs band\n"
                 f"crit_iii={res['crit_iii']}; composite={res['composite']}")
    ax.legend(fontsize=8)
    ax.grid(alpha=0.3, axis="y")

    fig.suptitle(
        f"{GATE_ID}  (L=12, tau_fold={tau_fold}; e={res['sec_e']} mu={res['sec_mu']} tau={res['sec_tau']}; "
        f"composite {res['composite']}: sign {res['sign_v']} / mag {res['mag_v']} / regime {res['regime_v']})",
        fontsize=10,
    )
    fig.tight_layout(rect=(0, 0, 1, 0.94))
    fig.savefig(OUT_PNG, dpi=130)
    plt.close(fig)
    print(f"  Plot saved: {OUT_PNG.name}")


# ---------------------------------------------------------------------------
# Section 10 -- Main
# ---------------------------------------------------------------------------
def main():
    t0 = time.time()  # (local)
    print(f"=== {GATE_ID} ===")
    print(f"Session {SESSION}  L_max={L_MAX}  scheme={SCHEME}")
    print(f"convention={CONVENTION}")

    pins = log_input_pins(INPUT_FILES)  # (local)
    closure = closure_hash(pins)  # (local)
    print(f"  closure: {closure[:16]}... (legacy closure, informational)")
    script_path = Path(__file__).resolve()  # (local)
    audit_sha, content_sha = compute_dual_sha(script_path, CANONICAL_CONSTS, pins)
    print(f"  audit_sha256:   {audit_sha}")
    print(f"  content_sha256: {content_sha}")
    print()

    res = compute()

    # --- npz (full float64 round-trip per Class 8.3)
    item6 = res["item6"]  # (local)
    np.savez(
        OUT_NPZ,
        gate_id=GATE_ID, scheme=SCHEME, convention=CONVENTION, l_max=L_MAX,
        verdict=res["composite"], sign_verdict=res["sign_v"],
        magnitude_verdict=res["mag_v"], regime_verdict=res["regime_v"],
        tower_pq=np.array(TOWER), tower_C2=np.array(C2_TOWER),
        ref_sector=np.array(REF_SECTOR),
        floors_lambda_min=res["floors"], floors_conj=res["floors_conj"],
        floor_ref=res["floor_ref"], bdi_conj_floor_reldev=res["bdi_dev"],
        strict_floor_order=res["strict_floor_order"],
        omega_D2_floors=res["omega"], greybody_couplings=res["t_part"],
        ko_J2_dev=res["eps_J2"], ko_JD_comm=res["comm_JD"],
        ko_Jgamma_anti=res["anti_Jg"], ko_gammaD_anti=res["odd_Dg"],
        ko_dim6_ok=res["ko_ok"], first_order_residual=res["fo_resid"],
        d_vac_sdp=res["d_vac"], d_vac_closed=res["d_vac_closed"],
        d_vac_single_star=res["d_vac_single"], doubling_invariance_dev=res["doubling_dev"],
        assignment_e=np.array(res["sec_e"]), assignment_mu=np.array(res["sec_mu"]),
        assignment_tau=np.array(res["sec_tau"]),
        d_e=res["d_e"], d_mu=res["d_mu"], d_tau=res["d_tau"],
        degen_rel_spread=res["degen_rel"], nondegenerate=res["nondegenerate"],
        strict_ladder=res["strict_ladder"], degen_floor_rel=DEGEN_FLOOR_REL,
        Delta_1=res["Delta_1"], Delta_2=res["Delta_2"], W_Connes=res["W_Connes"],
        d_pair_em_sdp=res["d_pair_em"], d_pair_mt_sdp=res["d_pair_mt"],
        d_pair_em_closed=res["d_pair_em_closed"], d_pair_mt_closed=res["d_pair_mt_closed"],
        W_pairwise_diag=res["W_pairwise"],
        max_sdp_closed_reldev=res["max_closed_dev"],
        rsweep_factors=np.array(R_SWEEP_FACTORS), rsweep_d_values=res["rsweep_vals"],
        rsweep_max_reldev=res["rsweep_dev"],
        s88_machinery_value=S88_MACHINERY_VALUE,
        d_bare_diag=res["d_bare"], W_bare_diag=res["W_bare"],
        bare_e_sector=np.array(res["bare_e_sector"]),
        ell_ols=res["ell"], ols_slope=res["b_ols"], ols_r2=res["r2"],
        spread_pred_efolds=res["spread_pred"], spread_pdg_efolds=res["spread_pdg"],
        spread_tau_anchored=res["spread_anch"], spread_adjacent_gap=res["spread_gap"],
        pdg_g1_lngap_mu_e=res["g1_pdg"], pdg_g2_lngap_tau_mu=res["g2_pdg"],
        W_pdg_anchor=res["W_pdg"], m_e_pdg=m_e, m_mu_pdg=m_mu, m_tau_pdg=m_tau_PDG,
        W_band=np.array([W_BAND_LO, W_BAND_HI]),
        spread_band=np.array([SPREAD_LO, SPREAD_HI]),
        W_casimir_ideal=W_CASIMIR_IDEAL,
        crit_i=res["crit_i"], crit_ii=res["crit_ii"], crit_iii=res["crit_iii"],
        item6_present=item6.get("present", False),
        item6_d_i=item6.get("d_i", np.array([])),
        item6_e_sector=np.array(item6.get("e_sector", ())),
        item6_e_sector_match=item6.get("e_sector_match", False),
        item6_floors_match_reldev=item6.get("floors_match_reldev", np.nan),
        item6_rho_spearman=item6.get("rho_spearman", np.nan),
        item6_widening_W=item6.get("widening_W", np.nan),
        item6_W_floor_only=item6.get("W_floor_only", np.nan),
        item6_spread_efolds=item6.get("spread_efolds", np.nan),
        item6_verdict=item6.get("verdict", "ABSENT"),
        W_vs_item6_floor_diag_reldev=item6.get("W_vs_their_floor_diag_reldev", np.nan),
        sdp_statuses=np.array(res["statuses"]), n_optimal_inaccurate=res["n_inaccurate"],
        sdp_tol=SDP_TOL, tau_fold_used=tau_fold,
        spectrum_cache_sha=SPECTRUM_CACHE_SHA_PIN,
        audit_sha256=audit_sha, content_sha256=content_sha,
        schema_version="S84+",
    )
    print(f"\n  Data saved: {OUT_NPZ.name} ({OUT_NPZ.stat().st_size} bytes)")

    make_plot(res)

    # --- verdict payload (agent passes to race-safe emit_verdict MCP tool)
    e_str = f"({res['sec_e'][0]},{res['sec_e'][1]})"  # (local)
    value_str = (
        f"W_Connes={res['W_Connes']:.6f}_"
        f"{'IN' if res['crit_iii'] else 'OUTSIDE'}[{W_BAND_LO},{W_BAND_HI}];"
        f"spread={res['spread_pred']:.4f}efolds_"
        f"{'IN' if res['crit_ii'] else 'OUTSIDE'}[{SPREAD_LO:.0f},{SPREAD_HI:.0f}];"
        f"sign={res['sign_v']}_nondegenerate_e={e_str}_most-distant;"
        f"d=({res['d_tau']:.6f},{res['d_mu']:.6f},{res['d_e']:.6f})lam2-units_tau-mu-e;"
        f"ell_OLS={res['ell']:.6f};R2={res['r2']:.4f};"
        f"e-sector_match_Item6={res['item6'].get('e_sector_match', 'ABSENT')};"
        f"rhoS_vs_Item6={res['item6'].get('rho_spearman', float('nan')):.2f};"
        f"SDP-closed_dev={res['max_closed_dev']:.1e};"
        f"reg-invariant_Rsweep_dev={res['rsweep_dev']:.1e};"
        f"W_pairwise_diag={res['W_pairwise']:.4f};W_bare_diag={res['W_bare']:.4f}"
    )  # (local)
    companion = (
        f"greybody star t_g=1/lambda_g^2(tau_fold): d(v,g)=lambda_g^2 EXACT (star closed form, "
        f"SDP dev {res['max_closed_dev']:.1e}); Jensen fold compresses (1,0)/(1,1) floors "
        f"(Delta_2={res['Delta_2']:.6f} vs Casimir-ideal ~5/3 scaling) => W inflated "
        f"{res['W_Connes'] / W_CASIMIR_IDEAL:.2f}x above Casimir 9/5"
    )  # (local)
    extra = [
        (f"# S88-machinery lineage: S88-CONNES-DISTANCE-FINITE-SPECTRUM-IDENTITY="
         f"{S88_MACHINERY_VALUE!r} (INFO CLASS-gamma: full M_n(C) regulator-divergent); "
         f"this gate restricts to the commutative multiplicity-bundle channel algebra C^4 "
         f"=> distance finite + regulator-invariant (R-sweep maxdev={res['rsweep_dev']:.2e}) "
         f"# {GATE_ID}"),
        (f"# KO-dim-6 J-checks: J^2=+1 ({res['eps_J2']:.1e}), [J,D_F]=0 ({res['comm_JD']:.1e}, "
         f"BDI conj-floor equality {res['bdi_dev']:.1e}), Jgamma=-gammaJ ({res['anti_Jg']:.1e}); "
         f"first-order residual {res['fo_resid']:.4f} REPORTED (standing SecVII.BL "
         f"multiplicity-bundle obstruction: generation-resolving D_F lies outside every "
         f"A_K-bimodule) # {GATE_ID}"),
        (f"# m_tau_PDG=1.77686 GeV added to canonical_constants S100a (PDG tau pole mass; "
         f"canonical m_tau=2.062 is the S42 MODULUS mass in M_KK units -- name collision; "
         f"plan-w2 ledger mis-grouping documented; plan prose floor pin 1.32766 for (1,0) "
         f"misquotes the cache MAX, true min 0.83589351) # {GATE_ID}"),
    ]  # (local)

    print()
    print_verdict_payload(
        res["composite"], value_str, audit_sha, content_sha,
        sign_verdict=res["sign_v"], magnitude_verdict=res["mag_v"],
        regime_verdict=res["regime_v"], companion_note=companion, extra_rows=extra,
    )

    print(f"\n=== {GATE_ID}: {res['composite']} (wall {time.time() - t0:.1f}s) ===")
    return 0


if __name__ == "__main__":
    sys.exit(main())
